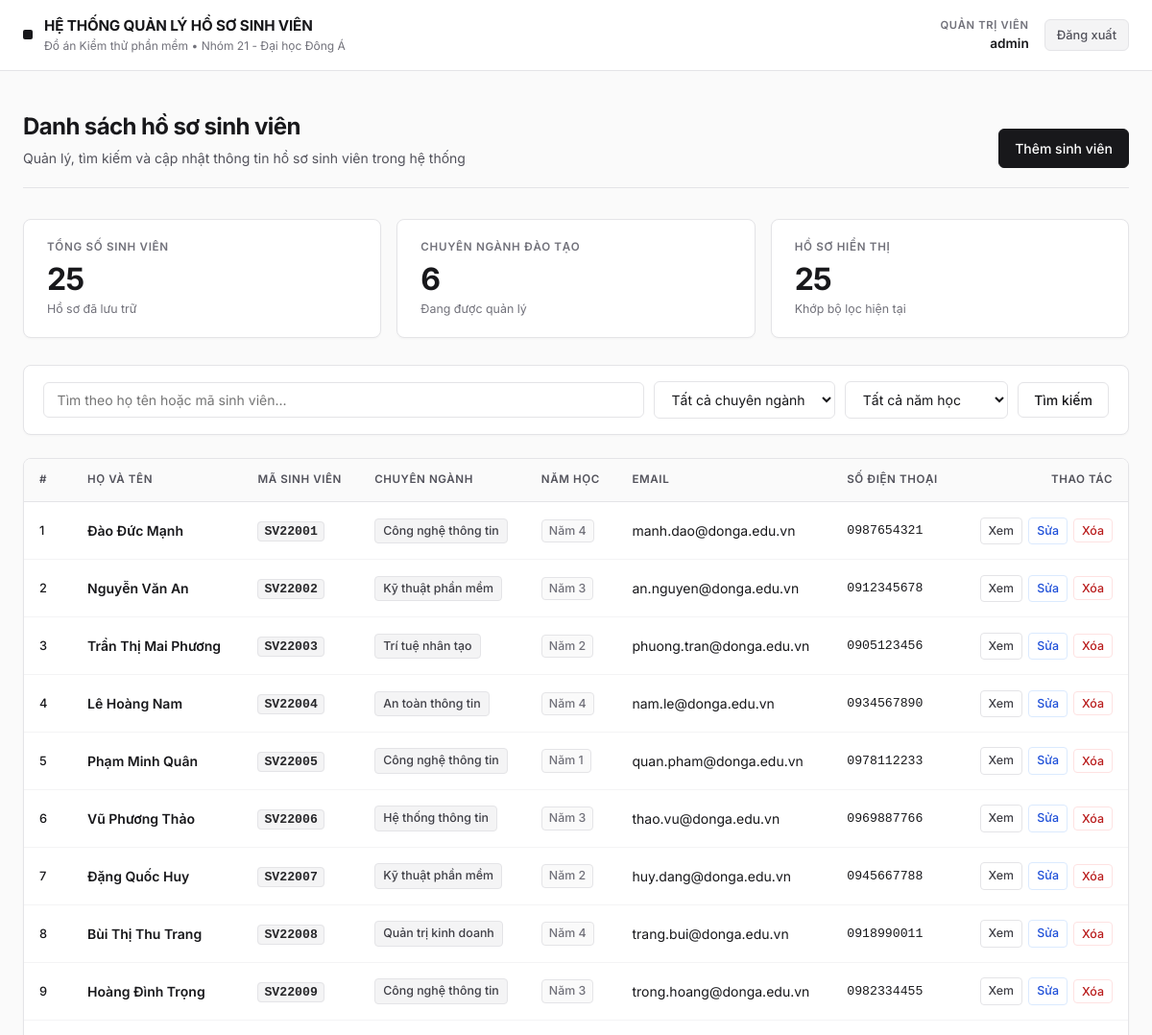
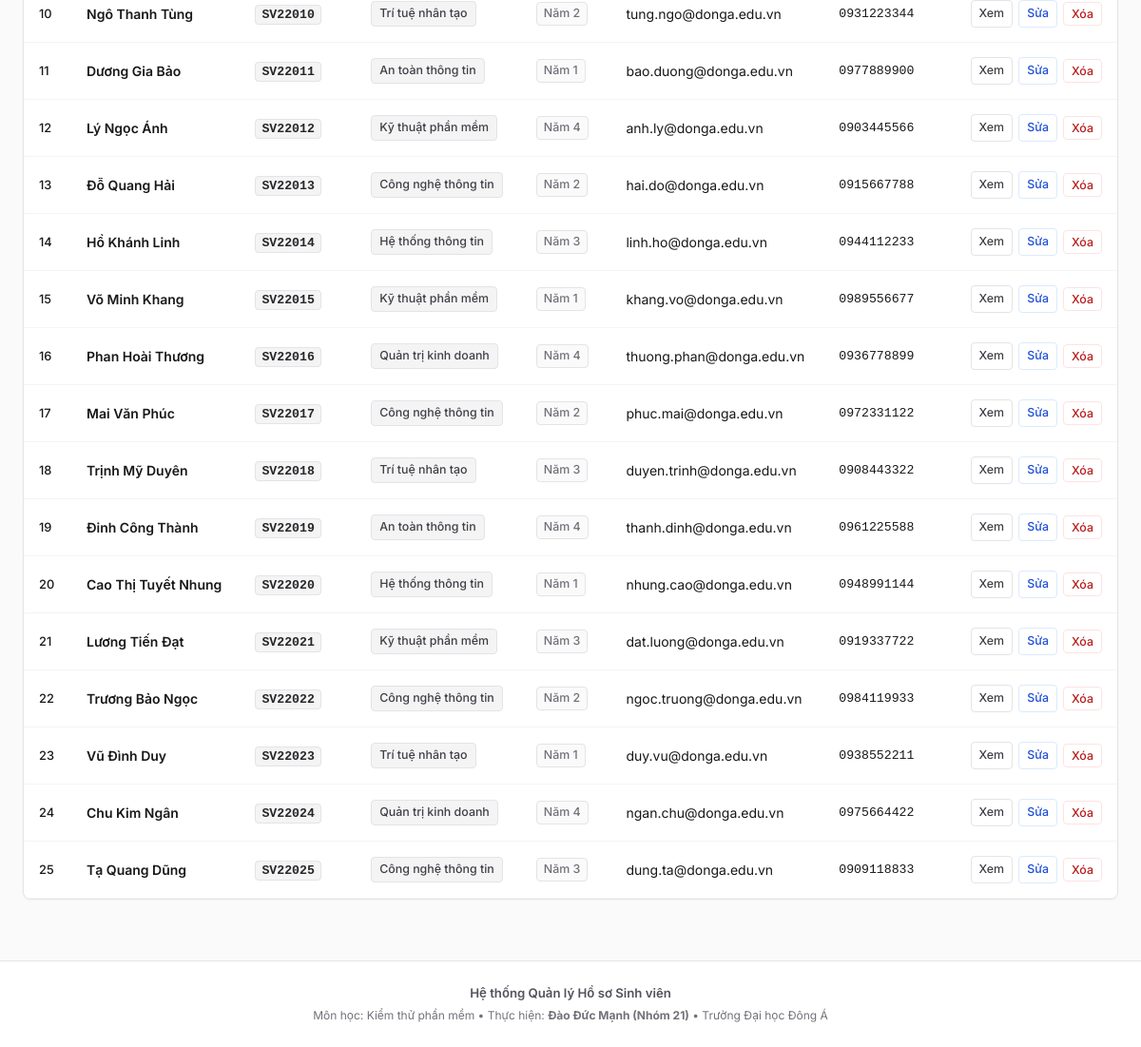
The page /dashboard (signed in) on the database its author committed (2 pictures, top to bottom).
### models.py (models this page shows)
class Student(db.Model):
    id = db.Column(db.Integer, primary_key=True)
    name = db.Column(db.String(150), nullable=False)
    usn = db.Column(db.String(30), nullable=False, unique=True)
    branch = db.Column(db.String(50), nullable=False)
    year = db.Column(db.Integer, nullable=False)
    email = db.Column(db.String(120))
    phone = db.Column(db.String(20))
    created_at = db.Column(db.DateTime, default=datetime.utcnow)

### app.py (the view)
    @app.route('/dashboard')
    @login_required
    def dashboard():
        q = request.args.get('q', '').strip()
        branch = request.args.get('branch', '').strip()
        year = request.args.get('year', '').strip()
        students_query = Student.query
        if q:
            students_query = students_query.filter((Student.name.ilike(f'%{q}%')) | (Student.usn.ilike(f'%{q}%')))
        if branch:
            students_query = students_query.filter_by(branch=branch)
        if year:
            try:
                y = int(year)
                students_query = students_query.filter_by(year=y)
            except:
                pass
        students = students_query.order_by(Student.id.asc()).all()
        all_students = Student.query.all()
        branches = sorted(list({s.branch for s in all_students if s.branch}))
        years = sorted(list({s.year for s in all_students if s.year}))
        total_count = len(all_students)
        match_count = len(students)
        return render_template(
            'dashboard.html',
            students=students,
            branches=branches,
            years=years,
            q=q,
            sel_branch=branch,
            sel_year=year,
            total_count=total_count,
            match_count=match_count
        )

### templates/dashboard.html (shortened to what this page needs)
{% extends "base.html" %}
{% block content %}
<div class="page-header">
  <div>
    <h1 class="page-title">Danh sách hồ sơ sinh viên</h1>
    <p class="page-subtitle">Quản lý, tìm kiếm và cập nhật thông tin hồ sơ sinh viên trong hệ thống</p>
  </div>
  <div class="page-actions">
    <a class="btn btn-primary btn-add" href="{{ url_for('add_student') }}">Thêm sinh viên</a>
  </div>
</div>
<div class="stats-row">
  <div class="stat-card">
    <div class="stat-label">Tổng số sinh viên</div>
    <div class="stat-value">{{ total_count }}</div>
    <div class="stat-desc">Hồ sơ đã lưu trữ</div>
  </div>
  <div class="stat-card">
    <div class="stat-label">Chuyên ngành đào tạo</div>
    <div class="stat-value">{{ branches|length }}</div>
    <div class="stat-desc">Đang được quản lý</div>
  </div>
  <div class="stat-card">
    <div class="stat-label">Hồ sơ hiển thị</div>
    <div class="stat-value">{{ match_count }}</div>
    <div class="stat-desc">Khớp bộ lọc hiện tại</div>
  </div>
</div>
<div class="filter-card">
  <form method="get" action="{{ url_for('dashboard') }}" class="search-form">
    <div class="input-wrap search-wrap">
      <input type="search" name="q" placeholder="Tìm theo họ tên hoặc mã sinh viên..." value="{{ q }}">
    </div>
    <div class="input-wrap">
      <select name="branch" class="filter-select">
        <option value="">Tất cả chuyên ngành</option>
      </select>
    </div>
    <div class="input-wrap">
      <select name="year" class="filter-select">
        <option value="">Tất cả năm học</option>
      </select>
    </div>
    <button type="submit" class="btn btn-secondary">Tìm kiếm</button>
  </form>
</div>
<div class="table-container">
  <table class="students-table">
    <thead>
      <tr>
        <th style="width: 50px;">#</th>
        <th>Họ và Tên</th>
        <th>Mã sinh viên</th>
        <th>Chuyên ngành</th>
        <th>Năm học</th>
        <th>Email</th>
        <th>Số điện thoại</th>
        <th style="text-align: right; width: 180px;">Thao tác</th>
      </tr>
    </thead>
    <tbody>
      {% for s in students %}
      <tr data-id="{{ s.id }}">
        <td class="col-index">{{ loop.index }}</td>
        <td>
          <span class="student-name">{{ s.name }}</span>
        </td>
        <td>
          <span class="student-usn">{{ s.usn }}</span>
        </td>
        <td>
          <span class="tag-branch">{{ s.branch }}</span>
        </td>
        <td>
          <span class="tag-year">Năm {{ s.year }}</span>
        </td>
        <td class="col-muted">{{ s.email or '—' }}</td>
        <td class="col-mono">{{ s.phone or '—' }}</td>
        <td style="text-align: right;">
          <div class="action-group">
            <a class="btn-action btn-view" href="{{ url_for('view_student', sid=s.id) }}">Xem</a>
            <a class="btn-action btn-edit" href="{{ url_for('edit_student', sid=s.id) }}">Sửa</a>
            <form method="post" action="{{ url_for('delete_student', sid=s.id) }}" style="display:inline" onsubmit="return confirm('Bạn có chắc chắn muốn xóa hồ sơ sinh viên này?')">
              <button type="submit" class="btn-action btn-delete">Xóa</button>
            </form>
          </div>
        </td>
      </tr>
      {% endfor %}
    </tbody>
  </table>
</div>
{% endblock %}

### templates/base.html (shortened to what this page needs)
<!doctype html>
<html lang="vi">
<head>
  <link rel="stylesheet" href="{{ url_for('static', filename='css/style.css') }}">
</head>
<body>
  <header class="app-header">
    <div class="header-container">
      <a href="{{ url_for('dashboard') }}" class="brand">
        <span class="brand-mark"></span>
        <div>
          <div class="brand-title">HỆ THỐNG QUẢN LÝ HỒ SƠ SINH VIÊN</div>
          <span class="brand-sub">Đồ án Kiểm thử phần mềm • Nhóm 21 - Đại học Đông Á</span>
        </div>
      </a>
      <nav class="header-nav">
        {% if session.username %}
        <div class="user-info">
          <span class="user-role">Quản trị viên</span>
          <span class="user-name">{{ session.username }}</span>
        </div>
        <a href="{{ url_for('logout') }}" class="btn-logout">Đăng xuất</a>
        {% endif %}
      </nav>
    </div>
  </header>
  <main class="main-content">
    {% block content %}{% endblock %}
  </main>
  <footer class="app-footer">
    <div class="footer-container">
      <p class="footer-title">Hệ thống Quản lý Hồ sơ Sinh viên</p>
      <p class="footer-meta">Môn học: Kiểm thử phần mềm &bull; Thực hiện: <strong>Đào Đức Mạnh (Nhóm 21)</strong> &bull; Trường Đại học Đông Á</p>
    </div>
  </footer>
</body>
</html>

### rows shown on the page
Student: name "Đào Đức Mạnh", usn "SV22001", branch "Công nghệ thông tin", year "4", email "manh.dao@donga.edu.vn", phone "0987654321"
Student: name "Nguyễn Văn An", usn "SV22002", branch "Kỹ thuật phần mềm", year "3", email "an.nguyen@donga.edu.vn", phone "0912345678"
Student: name "Trần Thị Mai Phương", usn "SV22003", branch "Trí tuệ nhân tạo", year "2", email "phuong.tran@donga.edu.vn", phone "0905123456"
Student: name "Lê Hoàng Nam", usn "SV22004", branch "An toàn thông tin", year "4", email "nam.le@donga.edu.vn", phone "0934567890"
Student: name "Phạm Minh Quân", usn "SV22005", branch "Công nghệ thông tin", year "1", email "quan.pham@donga.edu.vn", phone "0978112233"
Student: name "Vũ Phương Thảo", usn "SV22006", branch "Hệ thống thông tin", year "3", email "thao.vu@donga.edu.vn", phone "0969887766"
Student: name "Đặng Quốc Huy", usn "SV22007", branch "Kỹ thuật phần mềm", year "2", email "huy.dang@donga.edu.vn", phone "0945667788"
Student: name "Bùi Thị Thu Trang", usn "SV22008", branch "Quản trị kinh doanh", year "4", email "trang.bui@donga.edu.vn", phone "0918990011"
Student: name "Hoàng Đình Trọng", usn "SV22009", branch "Công nghệ thông tin", year "3", email "trong.hoang@donga.edu.vn", phone "0982334455"
Student: name "Ngô Thanh Tùng", usn "SV22010", branch "Trí tuệ nhân tạo", year "2", email "tung.ngo@donga.edu.vn", phone "0931223344"
Student: name "Dương Gia Bảo", usn "SV22011", branch "An toàn thông tin", year "1", email "bao.duong@donga.edu.vn", phone "0977889900"
Student: name "Lý Ngọc Ánh", usn "SV22012", branch "Kỹ thuật phần mềm", year "4", email "anh.ly@donga.edu.vn", phone "0903445566"
Student: name "Đỗ Quang Hải", usn "SV22013", branch "Công nghệ thông tin", year "2", email "hai.do@donga.edu.vn", phone "0915667788"
Student: name "Hồ Khánh Linh", usn "SV22014", branch "Hệ thống thông tin", year "3", email "linh.ho@donga.edu.vn", phone "0944112233"
Student: name "Võ Minh Khang", usn "SV22015", branch "Kỹ thuật phần mềm", year "1", email "khang.vo@donga.edu.vn", phone "0989556677"
Student: name "Phan Hoài Thương", usn "SV22016", branch "Quản trị kinh doanh", year "4", email "thuong.phan@donga.edu.vn", phone "0936778899"
Student: name "Mai Văn Phúc", usn "SV22017", branch "Công nghệ thông tin", year "2", email "phuc.mai@donga.edu.vn", phone "0972331122"
Student: name "Trịnh Mỹ Duyên", usn "SV22018", branch "Trí tuệ nhân tạo", year "3", email "duyen.trinh@donga.edu.vn", phone "0908443322"
Student: name "Đinh Công Thành", usn "SV22019", branch "An toàn thông tin", year "4", email "thanh.dinh@donga.edu.vn", phone "0961225588"
Student: name "Cao Thị Tuyết Nhung", usn "SV22020", branch "Hệ thống thông tin", year "1", email "nhung.cao@donga.edu.vn", phone "0948991144"
Student: name "Lương Tiến Đạt", usn "SV22021", branch "Kỹ thuật phần mềm", year "3", email "dat.luong@donga.edu.vn", phone "0919337722"
Student: name "Trương Bảo Ngọc", usn "SV22022", branch "Công nghệ thông tin", year "2", email "ngoc.truong@donga.edu.vn", phone "0984119933"
Student: name "Vũ Đình Duy", usn "SV22023", branch "Trí tuệ nhân tạo", year "1", email "duy.vu@donga.edu.vn", phone "0938552211"
Student: name "Chu Kim Ngân", usn "SV22024", branch "Quản trị kinh doanh", year "4", email "ngan.chu@donga.edu.vn", phone "0975664422"
Student: name "Tạ Quang Dũng", usn "SV22025", branch "Công nghệ thông tin", year "3", email "dung.ta@donga.edu.vn", phone "0909118833"

### other values the page prints
{{ session.username }} "admin"
{{ total_count }} "25"
{{ branches|length }} "6"
{{ match_count }} "25"
